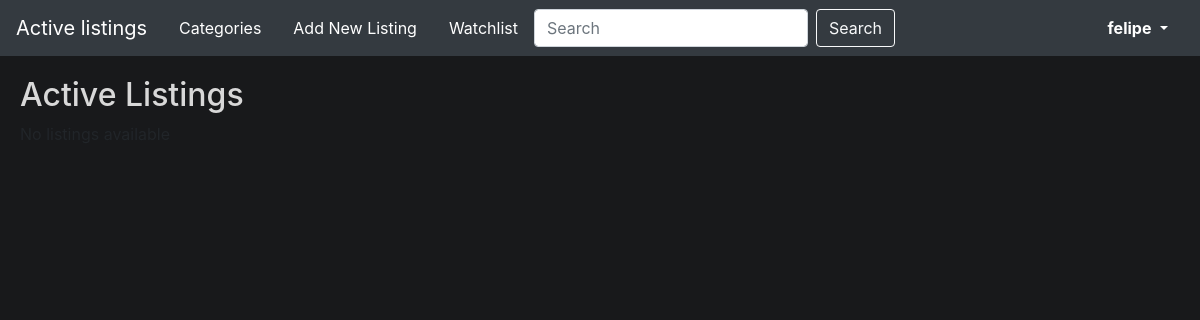
The app's page /categories/electronics (signed in), older data.
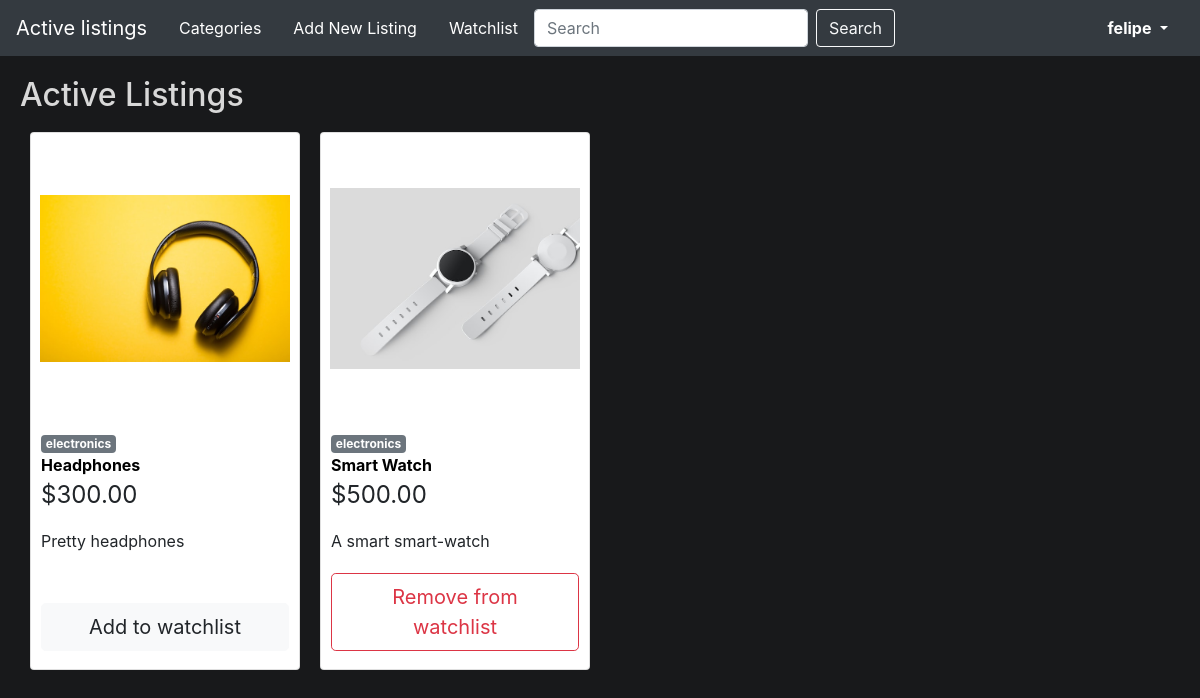
The same page, newer data.
### auctions/models.py (models this page shows, shortened)
class Listing(models.Model):
    owner = models.ForeignKey(User, on_delete=models.CASCADE, related_name="owned_auctions")
    title = models.CharField(max_length=200)
    state = models.CharField(max_length=10, default="active", choices = [('active','active'), ('closed', 'closed')])
    category = models.CharField(max_length=64, null=True, blank=True)
    description = models.CharField(max_length=1500)
    initial_price = models.DecimalField(max_digits=8, decimal_places=2, default = 0.00)
    current_price = models.DecimalField(max_digits=8, decimal_places=2, null=True, blank=True)
    start_date = models.DateField(auto_now_add=True, editable=False)
    item_image = models.ImageField(upload_to ='uploads/', null=True, blank=True)
    watchers = models.ManyToManyField(User, blank=True, related_name="watched_items")
    highest_bidder = models.ForeignKey(User, on_delete=models.CASCADE, null=True, blank=True)
    def snip_description(self):
        if len(self.description) < 60:
            snippet = self.description
        else:
            snippet = f"{self.description[:60]} ..."
        return snippet
    def snip_title(self):
        if len(self.title) < 80:
            snippet = self.title
        else:
            snippet = f"{self.title[:80]} ..."
        return snippet

### auctions/views.py (the view, shortened to what this page needs)
# urls.py: path("categories/<str:category>",views.category, name="category"),
def category(request, category):
    if request.user.is_authenticated:
        return render(request, "auctions/index.html",{
            "listings": Listing.objects.filter(category=category, state="active"),
            "watched_items": request.user.watched_items.all()
        })
    else:
        return render(request, "auctions/index.html",{
            "listings": Listing.objects.filter(category=category, state="active"),
        })

### auctions/templates/auctions/index.html (shortened to what this page needs)
{% extends "auctions/layout.html" %}
{% block body %}
    <h2>Active Listings</h2>
    <div class="listings_container">
        {% for listing in listings %}
            <div class="card" style="width: 270px; margin: 10px; padding:10px">
                <a href="/listings/{{ listing.id }}">
                    <div class="listings_thumbnail_div">
                    {% if listing.item_image %}
                        <img class="listings_thumbnail" src="{{ listing.item_image.url }}" alt="Card image cap">
                    {% else %}
                    <span class="material-symbols-outlined">
                        photo_camera
                        </span>
                    {% endif %}
                    </div>
                </a>
                <div class="card-body" style="padding: 1.25rem 0;">
                    <h6 style="margin:0;"><span class="badge badge-secondary">{{listing.category}}</span></h6>
                    <a href="/listings/{{ listing.id }}" class="card-title listings_title">{{ listing.snip_title }}</a>
                    <p class="listings_price">${{ listing.current_price }}</p>
                    <p class="card-text">{{ listing.snip_description }}</p>
                </div>
                {% if user.is_authenticated %}
                <form method='post'>
                    {% if listing.owner != request.user %}
                        {% if listing in watched_items %}
                        <button type="submit" value="{{ listing.id }}" name="watch_remove" class="btn btn-outline-danger btn-lg btn-block mb-2" style="position:relative;bottom:0px;">Remove from watchlist</button>
                        {% else %}
                        <button type="submit" value="{{ listing.id }}" name="watch_submit" class="btn btn-light btn-lg btn-block mb-2" style="position:relative;bottom:0px;">Add to watchlist</button>
                        {% endif %}
                    {% else %}
                    <button type="submit" value="{{ listing.id }}" name="close_submit" class="btn btn-warning btn-lg btn-block mb-2" style="position:relative;bottom:0px;">Close auction</button>
                    {% endif %}
                </form>
                {% endif %}
            </div>
        {% empty %}
            <p>No listings available</p>
        {% endfor %}
    </div>
{% endblock %}

Row changes from the older to the newer data that the page shows:
added Listing: item_image (picture), category "electronics", snip_title "Headphones", current_price "300.00", snip_description "Pretty headphones", {{ listing.id }} 31 (drawn)
added Listing: item_image (picture), category "electronics", snip_title "Smart Watch", current_price "500.00", snip_description "A smart smart-watch", {{ listing.id }} 32 (drawn)
